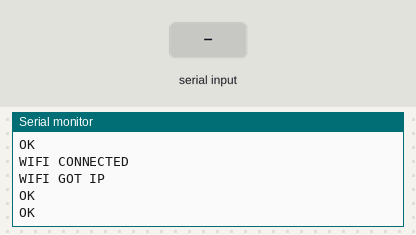
The sketch below on a simulated Arduino Nano, built with avr-gcc and run on an emulated ATmega328P. Parts: the last lines printed to the serial monitor. The inputs (shaded band) are chosen by the test bench. The modem accepts every AT command (registered, SIM ready, sends succeed) and sends nothing else.

Above: at 5.2 s.
5.3 s: "1" received over the second serial link
At 6.6 s:
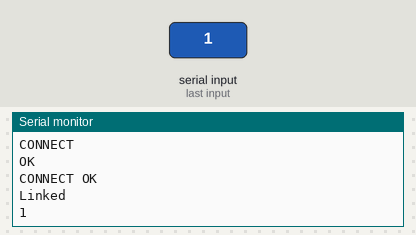
7.6 s: "0" received over the second serial link
At 9.6 s:
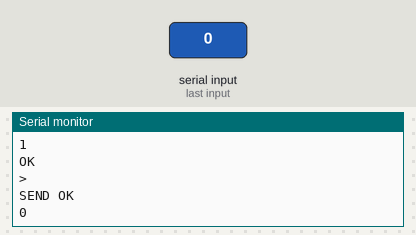

Measured:
- after the input at 5.3 s, the serial monitor: prints a new line after 0.86 s (image 1)
- after the input at 7.6 s, the serial monitor: prints a new line after 0.83 s (image 2)

The sketch:

Arduino_esp8266_IoT_tweet_ThingSpeak.ino
```cpp
/////////////////////////////
////// Envio de variable de ADC 0 a Emoncms
/////// mas videos - more videos ......https://www.youtube.com/channel/UCv1D6zrC0ZL0PSgM6tdEpPg/videos
///////no olvides suscribirse

#include <SoftwareSerial.h>

#define DEBUG true
SoftwareSerial esp8266(10,11);      /////libreria software serial


#define APIKEY "XXXXXXXXXXXXXXX" //  api key your twitter

#define TARGET_IP "184.106.153.149"///         //direccion IP thingspeak

#define TARGET_PORT "80"          ///  puerto 80

#define ID "xxxxxxxxxxx"  //name of wireless access point to connect to   - Red de inhalambrica wifi
#define PASS "xxxxxxxxxxx"  //wifi password                          - Contraseña de Wifi


void setup()
{
  Serial.begin(9600);
  esp8266.begin(9600); // your esp's baud rate might be different


  sendData("AT+RST\r\n",1000,DEBUG);
  sendData("AT+CWMODE=1\r\n",1000,DEBUG);

  String cmd="AT+CWJAP=\"";
  cmd+=ID;
  cmd+="\",\"";
  cmd+=PASS;
  cmd+="\"";
  sendData( cmd+"\r\n",1000,DEBUG);

  sendData("AT+CIPMUX=0\r\n",1000,DEBUG); //

}

  void loop()
{

	delay(1000);  //3 seg

	//////////////////////////////////////////////////////////////////////
	// read the input on analog pin 0:
	int sensorValue_batt = analogRead(A1);
	// Convert the analog reading (which goes from 0 - 1023) to a voltage (0 - 5V):
	float voltage_Batt = (sensorValue_batt * (3.37 / 722.0));


   ///CONVERT  FLOAT TO CHAR  + CHAR TO STRING

   char outstr1[15];
   dtostrf(voltage_Batt,4, 2, outstr1);   //float to char  4 numero de caracteres  3 cifras sin espacio
   String valor1 = outstr1;   // char to string

   String  updateTwitterStatus = ("Test @thingspeak ThingTweet #IoT Arduino + ESP8266 Read ADC Arduino Nano " + valor1 + "Volt");


    String webpage = "AT+CIPSTART=\"TCP\",\"";
    webpage += TARGET_IP;
    webpage += "\",80\r\n";
    sendData(webpage,1000,DEBUG);

    // Create HTTP POST Data

    String tsData = "api_key=" APIKEY "&status=" + updateTwitterStatus ;

    String webpage1 = "POST /apps/thingtweet/1/statuses/update HTTP/1.1\n";
    webpage1+="Host: api.thingspeak.com\n";
    webpage1+="Connection: close\n";
    webpage1+="Content-Type: application/x-www-form-urlencoded\n";
    webpage1+="Content-Length: ";
    webpage1+=tsData.length();
    webpage1+="\n\n";
    webpage1+=tsData;

     //// envia   comando AT + cantidad de caracteres

     String cipsend = "AT+CIPSEND=";
     cipsend+= webpage1.length();
     cipsend+="\r\n";

     sendData(cipsend,1000,DEBUG);
     sendData(webpage1,1000,DEBUG);

      //// comando AT de cierre de conexion
     sendData("AT+CIPCLOSE=0\r\n",1500,DEBUG);


    /// DELAY para reenvio de datos a twitter
     delay(10000);


}


 //// rutina de depuracion via puerto serial


String sendData(String command, const int timeout, boolean debug)
{
    String response = "";

    esp8266.print(command); // send the read character to the esp8266

    long int time = millis();

    while( (time+timeout) > millis())
    {
      while(esp8266.available())
      {
        // The esp has data so display its output to the serial window
        char c = esp8266.read(); // read the next character.
        response+=c;
      }
    }

    if(debug)
    {
      Serial.print(response);
    }

    return response;
}
```
